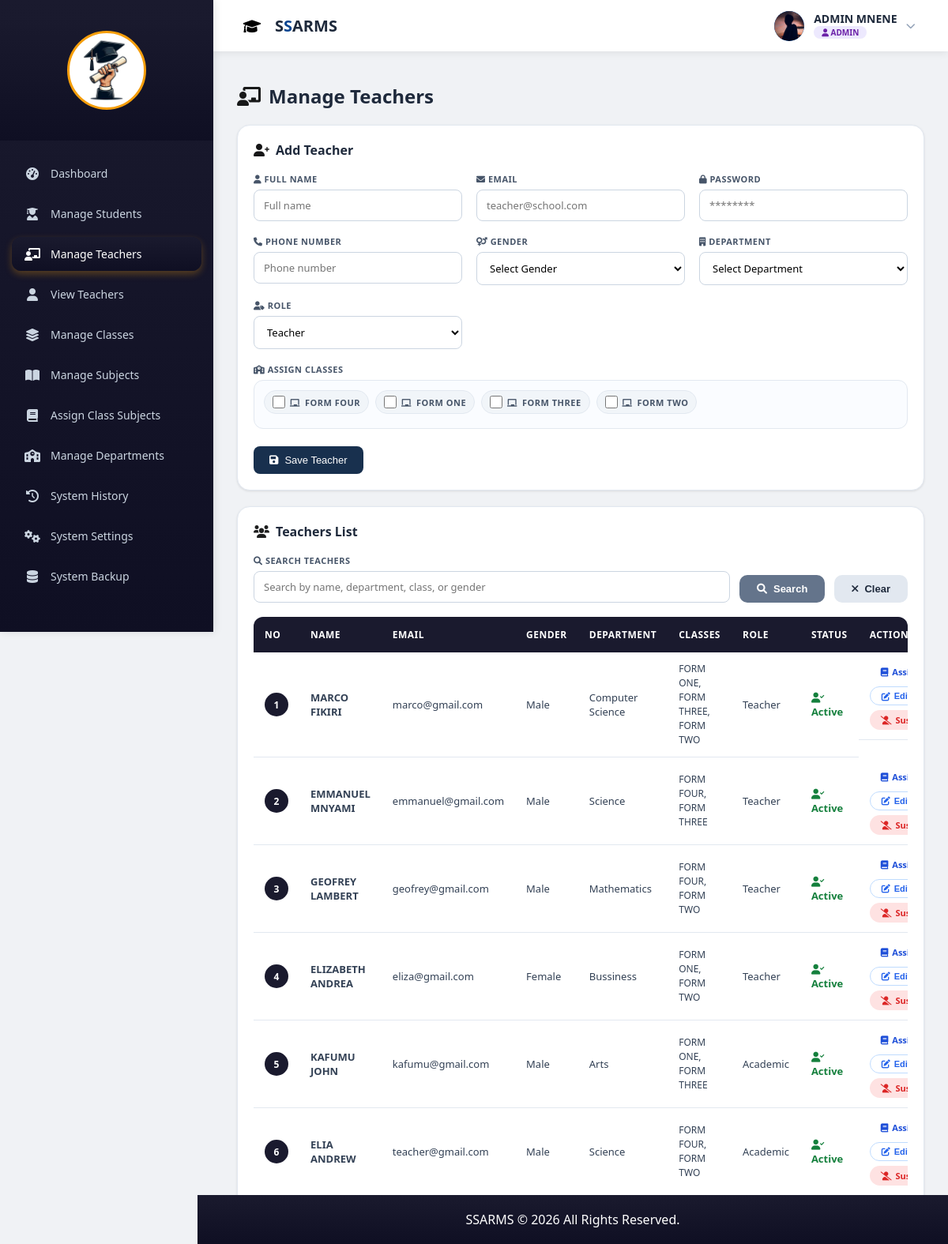
The app's page /admin/manage_teachers.php (signed in) with its own data.
### tables this page shows
CREATE TABLE `class` (
  `class_id` int(11) NOT NULL AUTO_INCREMENT,
  `class_name` varchar(100) NOT NULL,
  `stream` varchar(50) DEFAULT NULL,
  `created_at` timestamp NULL DEFAULT current_timestamp(),
  `reg_prefix` varchar(2) NOT NULL,
  `level` int(11) NOT NULL,
  PRIMARY KEY (`class_id`)
);

CREATE TABLE `teacher` (
  `teacher_id` int(11) NOT NULL AUTO_INCREMENT,
  `user_id` int(11) NOT NULL,
  `phone_no` varchar(15) DEFAULT NULL,
  `department_id` int(11) DEFAULT NULL,
  `status` enum('active','inactive') DEFAULT 'active',
  PRIMARY KEY (`teacher_id`),
  UNIQUE KEY `user_id` (`user_id`),
  KEY `fk_teacher_department` (`department_id`),
  CONSTRAINT `fk_teacher_department` FOREIGN KEY (`department_id`) REFERENCES `department` (`department_id`),
  CONSTRAINT `teacher_ibfk_1` FOREIGN KEY (`user_id`) REFERENCES `users` (`user_id`) ON DELETE CASCADE ON UPDATE CASCADE
);

CREATE TABLE `users` (
  `user_id` int(11) NOT NULL AUTO_INCREMENT,
  `full_name` varchar(150) NOT NULL,
  `email` varchar(150) NOT NULL,
  `password` varchar(255) NOT NULL,
  `role` enum('admin','teacher','student','academic') NOT NULL,
  `phone` varchar(20) DEFAULT NULL,
  `gender` enum('male','female') DEFAULT NULL,
  `created_at` timestamp NULL DEFAULT current_timestamp(),
  `reset_token` varchar(255) DEFAULT NULL,
  `profile_pic` varchar(255) DEFAULT NULL,
  `status` enum('active','suspended') DEFAULT 'active',
  PRIMARY KEY (`user_id`),
  UNIQUE KEY `email` (`email`)
);

CREATE TABLE `department` (
  `department_id` int(11) NOT NULL AUTO_INCREMENT,
  `department_name` varchar(100) NOT NULL,
  PRIMARY KEY (`department_id`)
);

### admin/manage_teachers.php (the view, shortened to what this page needs)
<?php
include '../db.php';
$search = isset($_GET['search']) ? trim(mysqli_real_escape_string($conn, $_GET['search'])) : '';
$classes = mysqli_query($conn, "SELECT * FROM class ORDER BY class_name ASC");
$query = "
   SELECT
   t.teacher_id, u.full_name, u.email, u.role, u.gender, u.status,
   t.phone_no, t.department_id, d.department_name,
   GROUP_CONCAT(DISTINCT c.class_name SEPARATOR ', ') AS classes,
   GROUP_CONCAT(DISTINCT c.class_id SEPARATOR ',') AS class_ids
   FROM teacher t
   JOIN users u ON t.user_id = u.user_id
   LEFT JOIN department d ON t.department_id = d.department_id
   LEFT JOIN teacher_class tc ON t.teacher_id = tc.teacher_id
   LEFT JOIN class c ON tc.class_id = c.class_id
";
$query .= " GROUP BY t.teacher_id ORDER BY t.teacher_id DESC";
$teachers = mysqli_query($conn, $query);
?>
<!DOCTYPE html>
<html lang="en">
<head>
    <link rel="stylesheet" href="https://cdnjs.cloudflare.com/ajax/libs/font-awesome/6.0.0/css/all.min.css">
</head>
<body>
<?php include 'admin_sidebar.php'; ?>
<?php include '../auth/topbar.php'; ?>
<div class="container">
    <h2><i class="fas fa-chalkboard-user" style="color: #0e0f0ff5;"></i> Manage Teachers</h2>
    <div class="card">
        <h3><i class="fas fa-user-plus" style="color: #0d0d0ef6;"></i> Add Teacher</h3>
        <form method="POST">
            <div class="form-grid">
                <div class="input-group">
                    <label><i class="fas fa-user"></i> Full Name</label>
                    <input type="text" name="full_name" placeholder="Full name" required>
                </div>
                <div class="input-group">
                    <label><i class="fas fa-envelope"></i> Email</label>
                    <input type="email" name="email" placeholder="teacher@school.com" required>
                </div>
                <div class="input-group">
                    <label><i class="fas fa-lock"></i> Password</label>
                    <input type="password" name="password" placeholder="********" required>
                </div>
                <div class="input-group">
                    <label><i class="fas fa-phone"></i> Phone Number</label>
                    <input type="text" name="phone_no" placeholder="Phone number" required>
                </div>
                <div class="input-group">
                    <label><i class="fas fa-venus-mars"></i> Gender</label>
                    <select name="gender" required>
                        <option value="">Select Gender</option>
                    </select>
                </div>
                <div class="input-group">
                    <label><i class="fas fa-building"></i> Department</label>
                    <select name="department_id" required>
                        <option value="">Select Department</option>
                    </select>
                </div>
                <div class="input-group">
                    <label><i class="fas fa-user-tag"></i> Role</label>
                    <select name="role" required>
                        <option value="teacher">Teacher</option>
                    </select>
                </div>
            </div>
            <div class="input-group full-width" style="margin-top:18px;">
                <label><i class="fas fa-school"></i> Assign Classes</label>
                <div class="checkbox-group">
                    <?php mysqli_data_seek($classes, 0); while($class = mysqli_fetch_assoc($classes)): ?>
                        <label>
                            <input type="checkbox" name="class_ids[]" value="<?= $class['class_id'] ?>">
                            <i class="fas fa-chalkboard"></i> <?= htmlspecialchars($class['class_name']) ?>
                        </label>
                    <?php endwhile; ?>
                </div>
            </div>
            <br>
            <button type="submit" name="add_teacher" class="btn-primary"><i class="fas fa-save"></i> Save Teacher</button>
        </form>
    </div>
    <div class="card">
        <h3><i class="fas fa-users" style="color: #151616f6;"></i> Teachers List</h3>
        <div class="search-section">
            <div class="input-group">
                <label><i class="fas fa-search"></i> Search Teachers</label>
                <input type="text" id="searchInput" placeholder="Search by name, department, class, or gender" value="<?= htmlspecialchars($search) ?>">
            </div>
            <button id="searchBtn" class="btn-search"><i class="fas fa-search"></i> Search</button>
            <button id="clearBtn" class="btn-clear"><i class="fas fa-times"></i> Clear</button>
        </div>
        <div class="table-wrapper">
            <table>
                <thead>
                    <tr>
                        <th style="width:50px;">No</th>
                        <th>Name</th>
                        <th>Email</th>
                        <th>Gender</th>
                        <th>Department</th>
                        <th>Classes</th>
                        <th>Role</th>
                        <th>Status</th>
                        <th style="width:220px;">Actions</th>
                    </tr>
                </thead>
                <tbody>
                    <?php if(mysqli_num_rows($teachers) > 0): ?>
                        <?php $counter = 1; while($row = mysqli_fetch_assoc($teachers)): ?>
                            <tr>
                                <td><span class="sn-number"><?= $counter++ ?></span></td>
                                <td><strong><?= htmlspecialchars($row['full_name']) ?></strong></td>
                                <td><?= htmlspecialchars($row['email']) ?></td>
                                <td><?= ucfirst($row['gender'] ?? 'N/A') ?></td>
                                <td><?= htmlspecialchars($row['department_name'] ?? 'N/A') ?></td>
                                <td class="classes-cell"><?= !empty($row['classes']) ? htmlspecialchars($row['classes']) : '—' ?></td>
                                <td><?= ucfirst($row['role'] ?? 'teacher') ?></td>
                                <td>
                                    <span class="<?= $row['status'] == 'suspended' ? 'status-suspended' : 'status-active' ?>">
                                        <i class="fas <?= $row['status'] == 'suspended' ? 'fa-user-slash' : 'fa-user-check' ?>"></i>
                                        <?= ucfirst($row['status']) ?>
                                    </span>
                                </td>
                                <td class="action-buttons">
                                    <a class="btn-assign" href="assign_subject.php?teacher_id=<?= $row['teacher_id'] ?>">
                                        <i class="fas fa-book"></i> Assign
                                    </a>
                                    <button class="btn-edit" onclick="openEditModal(
                                        <?= $row['teacher_id'] ?>,
                                        '<?= addslashes($row['full_name']) ?>',
                                        '<?= addslashes($row['email']) ?>',
                                        '<?= addslashes($row['gender']) ?>',
                                        '<?= addslashes($row['phone_no']) ?>',
                                        '<?= addslashes($row['department_id']) ?>',
                                        '<?= addslashes($row['class_ids']) ?>',
                                        '<?= addslashes($row['role']) ?>'
                                    )">
                                        <i class="fas fa-edit"></i> Edit
                                    </button>
                                    <?php if($row['status'] == 'active'): ?>
                                        <a class="btn-suspend" href="?suspend=<?= $row['teacher_id'] ?>" onclick="return confirm('Suspend this teacher?')">
                                            <i class="fas fa-user-slash"></i> Suspend
                                        </a>
                                    <?php else: ?>
                                        <a class="btn-activate" href="?activate=<?= $row['teacher_id'] ?>" onclick="return confirm('Activate this teacher?')">
                                            <i class="fas fa-user-check"></i> Activate
                                        </a>
                                    <?php endif; ?>
                                </td>
                            </tr>
                        <?php endwhile; ?>
                    <?php else: ?>
                        <tr class="empty-row"><td colspan="9"><i class="fas fa-folder-open"></i> No teachers found</td></tr>
                    <?php endif; ?>
                </tbody>
            </table>
        </div>
    </div>
</div>
<?php include '../footer.php'; ?>
</body>
</html>

### records on screen
class: class_name "FORM FOUR"
class: class_name "FORM ONE"
class: class_name "FORM THREE"
class: class_name "FORM TWO"
teacher: user.full_name "MARCO FIKIRI", user.email "marco@gmail.com", user.gender "Male", department.department_name "Computer Science", classes "FORM ONE, FORM THREE, FORM TWO", user.role "Teacher", user.status "Active"
teacher: user.full_name "EMMANUEL MNYAMI", user.email "emmanuel@gmail.com", user.gender "Male", department.department_name "Science", classes "FORM FOUR, FORM THREE", user.role "Teacher", user.status "Active"
teacher: user.full_name "GEOFREY LAMBERT", user.email "geofrey@gmail.com", user.gender "Male", department.department_name "Mathematics", classes "FORM FOUR, FORM TWO", user.role "Teacher", user.status "Active"
teacher: user.full_name "ELIZABETH ANDREA", user.email "eliza@gmail.com", user.gender "Female", department.department_name "Bussiness", classes "FORM ONE, FORM TWO", user.role "Teacher", user.status "Active"
teacher: user.full_name "KAFUMU JOHN", user.email "kafumu@gmail.com", user.gender "Male", department.department_name "Arts", classes "FORM ONE, FORM THREE", user.role "Academic", user.status "Active"
teacher: user.full_name "ELIA ANDREW", user.email "teacher@gmail.com", user.gender "Male", department.department_name "Science", classes "FORM FOUR, FORM TWO", user.role "Academic", user.status "Active"

### other values on screen
$full_name "ADMIN MNENE"
$user_role "ADMIN"
